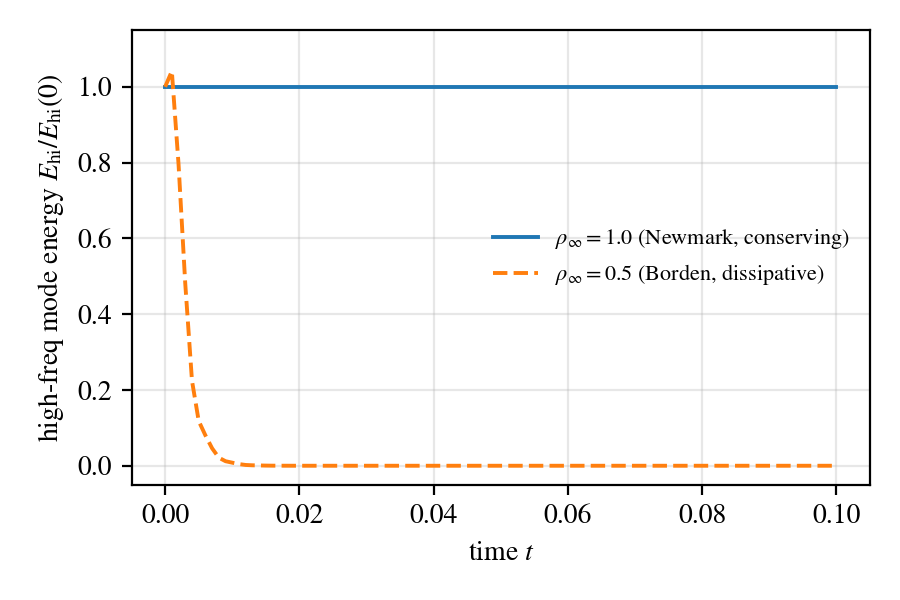

The Python source for this figure:
"""2-DOF dynamic oscillator demo for the Hulbert-Chung generalized-alpha
integrator (issue #102).

Two decoupled modes: a low-frequency mode (omega_low = 2 pi) we want to
preserve, and a high-frequency mode (omega_high = 2 pi * 1e3) that gen-alpha
with rho_inf = 0.5 should dissipate. With rho_inf = 1.0 both modes are
energy-conserving (Newmark-beta limit).

This is a synthetic 2-DOF demo; wiring gen-alpha into the production
ExplicitDynamicsSolver path (B1-B5 benchmarks) is a separate follow-up
because the existing solver is heavily entangled with the matrix-free PF
operator stack.
"""
from __future__ import annotations

import math
from pathlib import Path

import matplotlib
matplotlib.use("Agg")
import matplotlib.pyplot as plt
import torch

from phast.time_integrators import gen_alpha_params, gen_alpha_step


def _energy(u, v, K, M):
    # Diagonal K, M: kinetic + potential per mode.
    ke = 0.5 * M * v * v
    pe = 0.5 * K * u * u
    return ke + pe


def run(rho_inf: float, n_steps: int, dt: float):
    dtype = torch.float64
    # Diagonal (decoupled) 2-DOF: mode 0 = low freq, mode 1 = high freq.
    M = torch.tensor([1.0, 1.0], dtype=dtype)
    omega_lo = 2.0 * math.pi
    omega_hi = 2.0 * math.pi * 1.0e3
    K = torch.tensor([omega_lo ** 2, omega_hi ** 2], dtype=dtype)

    # Equal initial displacement in both modes; zero velocity.
    u = torch.tensor([1.0, 1.0], dtype=dtype)
    v = torch.zeros(2, dtype=dtype)
    a = -K * u / M
    f_ext = torch.zeros(2, dtype=dtype)

    am, af, beta, gamma = gen_alpha_params(rho_inf)

    E_hi = torch.empty(n_steps + 1, dtype=dtype)
    E_lo = torch.empty(n_steps + 1, dtype=dtype)
    E0 = _energy(u, v, K, M)
    E_lo[0] = E0[0]
    E_hi[0] = E0[1]

    for n in range(n_steps):
        u, v, a = gen_alpha_step(u, v, a, K, M, f_ext, dt, am, af, beta, gamma)
        E = _energy(u, v, K, M)
        E_lo[n + 1] = E[0]
        E_hi[n + 1] = E[1]

    return E_lo, E_hi


def main():
    n_steps = 100
    dt = 1.0e-3  # ~ T_low / 1000; ~ T_high * 1; deep in HF regime

    rho_values = [1.0, 0.5]
    results = {rho: run(rho, n_steps, dt) for rho in rho_values}

    plt.rcParams["font.family"] = "STIXGeneral"
    plt.rcParams["mathtext.fontset"] = "stix"

    fig, ax = plt.subplots(figsize=(4.5, 3.0))
    t = torch.arange(n_steps + 1, dtype=torch.float64) * dt
    styles = {1.0: ("-", r"$\rho_\infty=1.0$ (Newmark, conserving)"),
              0.5: ("--", r"$\rho_\infty=0.5$ (Borden, dissipative)")}
    for rho, (E_lo, E_hi) in results.items():
        ls, lab = styles[rho]
        ax.plot(t.numpy(), (E_hi / E_hi[0]).numpy(), ls, label=lab, lw=1.4)
    ax.set_xlabel(r"time $t$")
    ax.set_ylabel(r"high-freq mode energy $E_\mathrm{hi}/E_\mathrm{hi}(0)$")
    ax.set_ylim(-0.05, 1.15)
    ax.legend(frameon=False, fontsize=8)
    ax.grid(alpha=0.3)
    fig.tight_layout()
    out = Path(__file__).with_name("dynamic_oscillator_genalpha.png")
    fig.savefig(out, dpi=200)
    plt.close(fig)

    print(f"plot: {out}  ({out.stat().st_size / 1024:.1f} kB)")
    for rho in rho_values:
        E_lo, E_hi = results[rho]
        r_lo = float(E_lo[-1] / E_lo[0])
        r_hi = float(E_hi[-1] / E_hi[0])
        print(f"rho_inf={rho:.2f}  E_lo_final/E_lo_init={r_lo:.6f}  "
              f"E_hi_final/E_hi_init={r_hi:.6e}")


if __name__ == "__main__":
    main()
